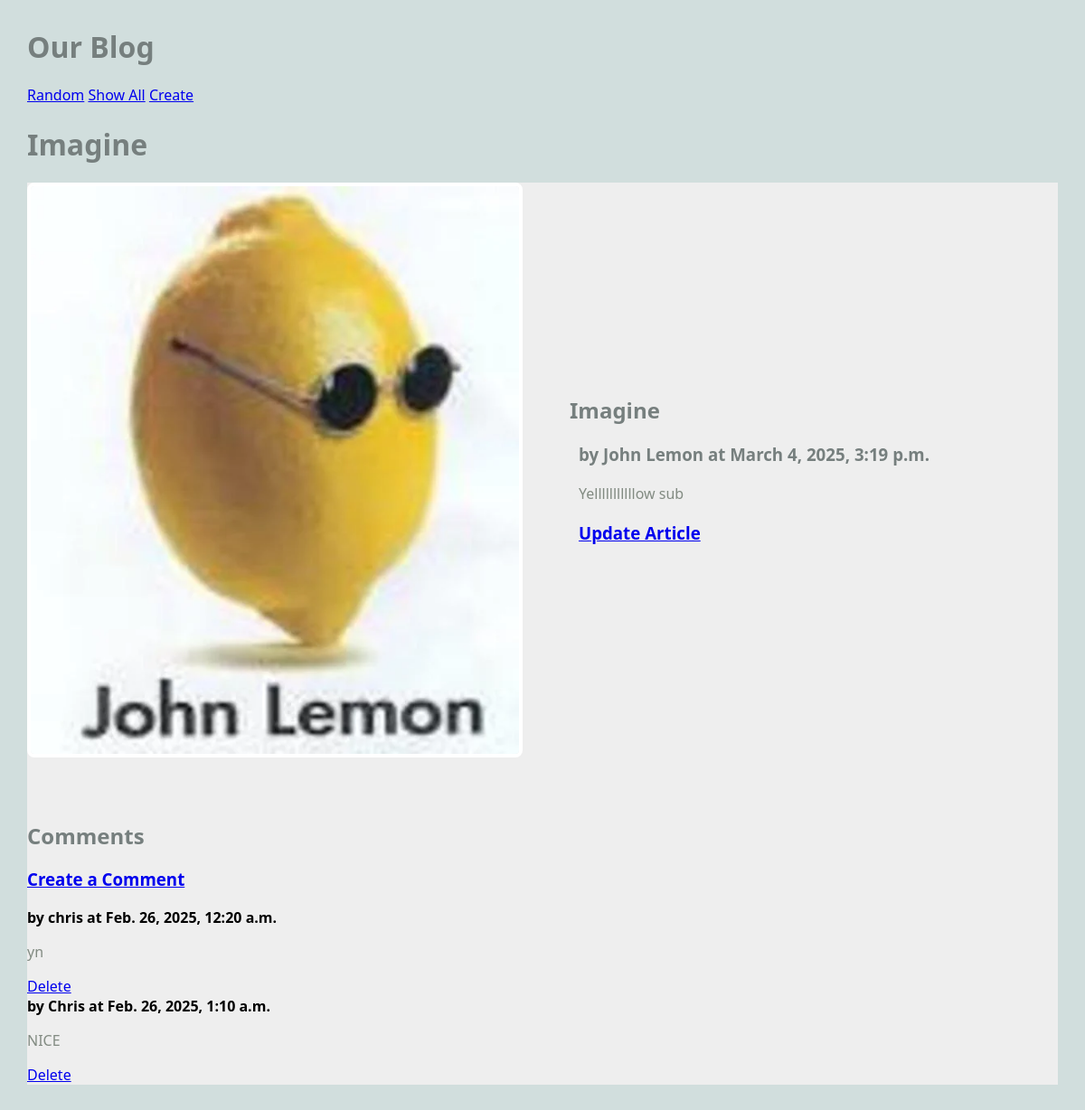
/blog/article/5, run on the app's committed database.
### blog/models.py (models this page shows, shortened)
class Article(models.Model):
  title = models.TextField(blank=True)
  author = models.TextField(blank=True)
  text = models.TextField(blank=True)
  published = models.DateTimeField(auto_now=True)
  image_file = models.ImageField(blank=True)
  def get_all_comments(self):
    comments = Comment.objects.filter(article=self)
    return comments

class Comment(models.Model):
  article = models.ForeignKey(Article, on_delete=models.CASCADE)
  author = models.TextField(blank=False)
  text = models.TextField(blank=False)
  published = models.DateTimeField(auto_now=True)
  def __str__(self):
    return f'{self.text}'

### blog/views.py (the view)
# urls.py: path('article/<int:pk>', ArticleView.as_view(), name="article"),
class ArticleView(DetailView):
  model = Article
  template_name = "blog/article.html"
  context_object_name = 'article'

### blog/templates/blog/article.html
{% extends 'blog/base.html' %}
{% block content %}
<h1>{{article.title}}</h1>
<main class="grid-container">
  <article class="featured">
    {% if article.image_file %}
    <img src="{{article.image_file.url}}" alt="">
    {% else %}
    <h3>No Image</h3>
    {% endif %}
    <div>
      <h2>{{article.title}}</h2>
      <h3>by {{article.author}} at {{article.published}}</h3>
      <p>
        {{article.text}}
      </p>
      <h3>
        <a href="{% url 'update_article' article.pk %}">Update Article</a>
      </h3>
    </div>
  </article>
    <div>
  <h2> Comments </h2>
  <h3>
    <a href="{% url 'create_comment' article.pk %}">Create a Comment</a>
  </h3>
    {% for comment in article.get_all_comments %}
    <div>
      <strong> by {{comment.author}} at {{comment.published}}</strong>
      <p>
        {{comment.text}}
      </p>
       <a href="{% url 'delete_comment' comment.pk %}">Delete</a>
    </div>
    {% endfor %}
  </div>
</main>
{% endblock %}

### static/styles-blog.css (style rules this page uses)
body { margin: 30px; background: #d1dedd; font-family:'Segoe UI', Tahoma, Geneva, Verdana, sans-serif; }
h1, h2, h3 { color: #767f7e; }
p { color: #828b82; }
.grid-container { background: #eee; max-width: 900px; display: grid; grid-template-columns: repeat(3, 1fr); grid-gap: 10px; max-width: 1200px; margin: 20px auto; }
article.featured { grid-column: span 3; display: grid; gap: 60px; grid-template-columns: 1fr 1fr; align-items: center; border-bottom: 1px #bbc7c7; padding-bottom: 40px; }
article img, article.featured img { width: 100%; border: 4px solid #fff; border-radius: 8px; }
article p, article h3 { margin: 20px 10px; }

### data on the page
Article: title "Imagine", image_file (picture), author "John Lemon", published "March 4, 2025, 3:19 p.m.", text "Yelllllllllllow sub"
Comment: author "chris", published "Feb. 26, 2025, 12:20 a.m.", text "yn"
Comment: author "Chris", published "Feb. 26, 2025, 1:10 a.m.", text "NICE"
